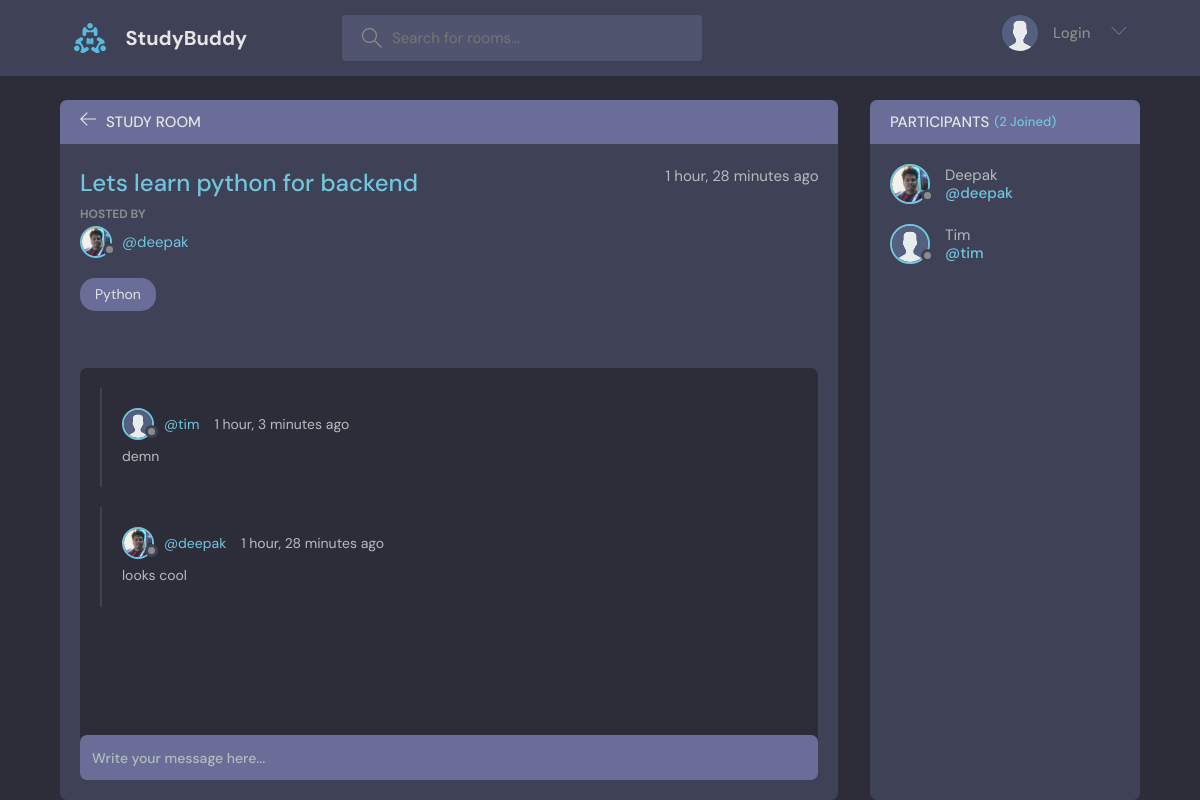
The page /room/1/ on the database its author committed.
### base/models.py (models this page shows, shortened)
class Room(models.Model):
    host = models.ForeignKey(User, on_delete=models.SET_NULL, null=True, blank=True)
    topic = models.ForeignKey(Topic, on_delete=models.SET_NULL, null=True, blank=True)
    name = models.CharField(max_length=200)
    description = models.TextField(null=True, blank=True)
    participants =  models.ManyToManyField(User, related_name='participants', blank=True)
    updated = models.DateTimeField(auto_now=True)
    created = models.DateTimeField(auto_now_add=True)
    class Meta:
        ordering = ['-updated', '-created']

class User(AbstractUser):
    name = models.CharField(max_length=200, null=True)
    email = models.EmailField(unique=True, null=True)
    bio = models.TextField(null = True)
    avatar = models.ImageField(null=True, default='avatar.svg')
    USERNAME_FIELD = 'email'
    REQUIRED_FIELDS = []

class Topic(models.Model):
    name = models.CharField(max_length=200)
    def __str__(self):
        return self.name

class Message(models.Model):
    user = models.ForeignKey(User, on_delete=models.CASCADE)
    room = models.ForeignKey(Room, on_delete=models.CASCADE)
    body = models.TextField()
    updated = models.DateTimeField(auto_now=True)
    created = models.DateTimeField(auto_now_add=True)
    class Meta:
        ordering = ['-updated', '-created']

### base/views.py (the view, shortened to what this page needs)
# urls.py: path('room/<str:pk>/', views.room, name="room"),
def room(request, pk):
    room = Room.objects.get(id=pk)
    room_messages = room.message_set.all().order_by('-created')
    participants = room.participants.all()
    context = {'room': room, 'room_messages': room_messages, 'participants': participants}
    return render(request, 'base/room.html', context)

### base/templates/base/room.html (shortened to what this page needs)
{% extends 'main.html' %}
{% block content %}
<main class="profile-page layout layout--2">
  <div class="container">
    <div class="room">
      <div class="room__top">
        <div class="room__topLeft">
          <a href="{% url 'home' %}">
            <svg version="1.1" xmlns="http://www.w3.org/2000/svg" width="32" height="32" viewBox="0 0 32 32">
              <title>arrow-left</title>
              <path
                d="M13.723 2.286l-13.723 13.714 13.719 13.714 1.616-1.611-10.96-10.96h27.625v-2.286h-27.625l10.965-10.965-1.616-1.607z">
              </path>
            </svg>
          </a>
          <h3>Study Room</h3>
        </div>
      </div>
      <div class="room__box scroll">
        <div class="room__header scroll">
          <div class="room__info">
            <h3>{{room.name}}</h3>
            <span>{{room.created|timesince}} ago</span>
          </div>
          <div class="room__hosted">
            <p>Hosted By</p>
            <a href="{% url 'user-profile' room.host.id %}" class="room__author">
              <div class="avatar avatar--small">
                <img src="{{room.host.avatar.url}}" />
              </div>
              <span>@{{room.host.username}}</span>
            </a>
          </div>
          <span class="room__topics">{{room.topic}}</span>
        </div>
        <div class="room__conversation">
          <div class="threads scroll">
            {% for message in room_messages %}
            <div class="thread">
              <div class="thread__top">
                <div class="thread__author">
                  <a href="{% url 'user-profile' message.user.id %}" class="thread__authorInfo">
                    <div class="avatar avatar--small">
                      <img src="{{message.user.avatar.url}}" />
                    </div>
                    <span>@{{message.user.username}}</span>
                  </a>
                  <span class="thread__date">{{message.created|timesince}} ago</span>
                </div>
              </div>
              <div class="thread__details">
                {{message.body}}
              </div>
            </div>
            {% endfor %}
          </div>
        </div>
      </div>
      <div class="room__message">
        <form action="" method="POST">
          <input name="body" placeholder="Write your message here..." />
        </form>
      </div>
    </div>
    <div class="participants">
      <h3 class="participants__top">Participants <span>({{participants.count}} Joined)</span></h3>
      <div class="participants__list scroll">
        {% for user in participants %}
        <a href="{%  url 'user-profile' user.id %}" class="participant">
          <div class="avatar avatar--medium">
            <img src="{{user.avatar.url}}" />
          </div>
          <p>
            {{user.name}}
            <span>@{{user.username}}</span>
          </p>
        </a>
        {% endfor %}
      </div>
    </div>
  </div>
</main>
{% endblock content %}

### rows shown on the page
Room: name "Lets learn python for backend", created "1 hour, 28 minutes", host.avatar (picture), host.username "deepak", topic "Python"
Message: user.avatar (placeholder picture), user.username "tim", created "1 hour, 3 minutes", body "demn"
Message: user.avatar (picture), user.username "deepak", created "1 hour, 28 minutes", body "looks cool"
User: avatar (picture), name "Deepak", username "deepak"
User: avatar (placeholder picture), name "Tim", username "tim"

### other values the page prints
{{ participants.count }} "2"
